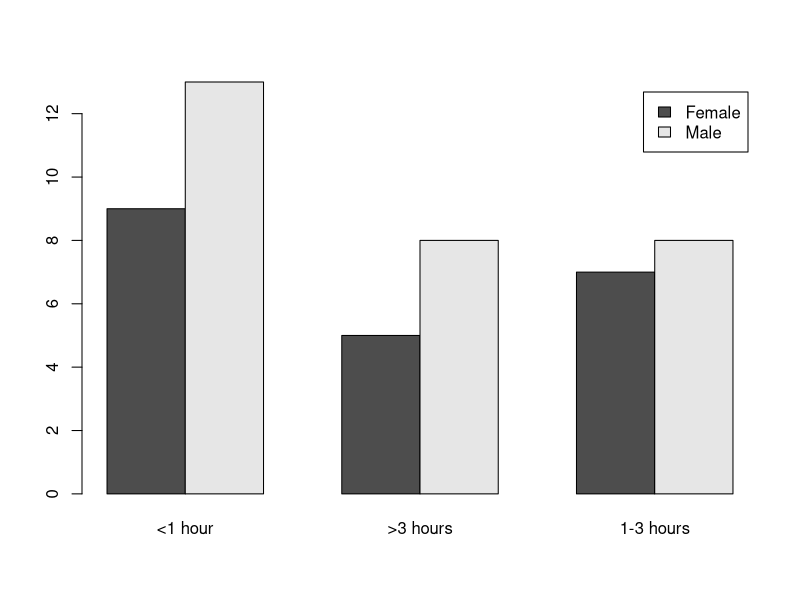
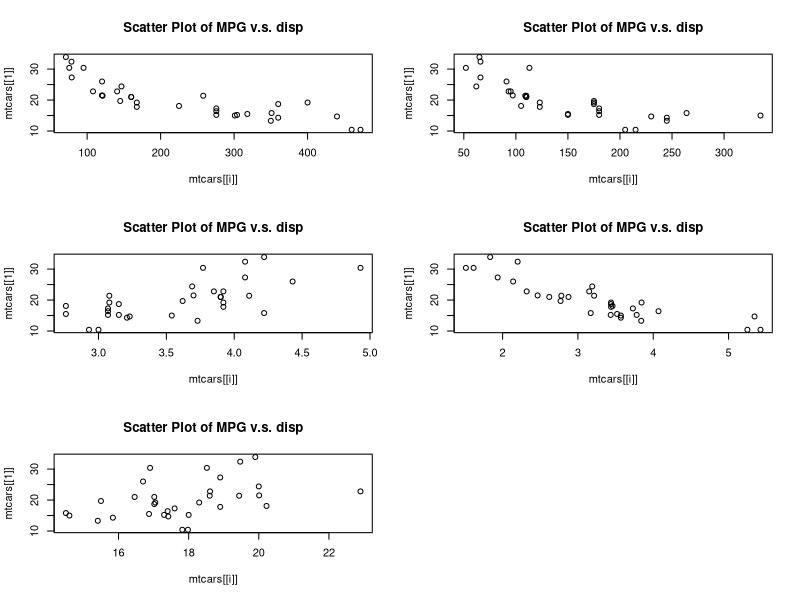

Write the R code that produced these figures, in order.
#Exercise 6

data(mtcars)

var = names(mtcars)
var

pdf("ScatterPlots.pdf")
par(mfrow = c(3,2))

for (i in 3:7){
  plot(mtcars[[1]]~mtcars[[i]], 
       main = paste("Scatter Plot of MPG v.s.", var[3]))
  
}

dev.off()

#---------------------------------------------------



# Unit 13 Exercise 3

#Test the effect of Gender on Internet use
data = read.csv("Telemedicine_extract.csv")
names(data)

chisq.test(data$Gender, data$InternetUse)

#p-value =  0.8996
#we cannot reject null hypothesis: 
#we do not have evidence that internet use is effected by gender


a = table(data$Gender, data$InternetUse)
barplot(a, beside=T, legend=T)
